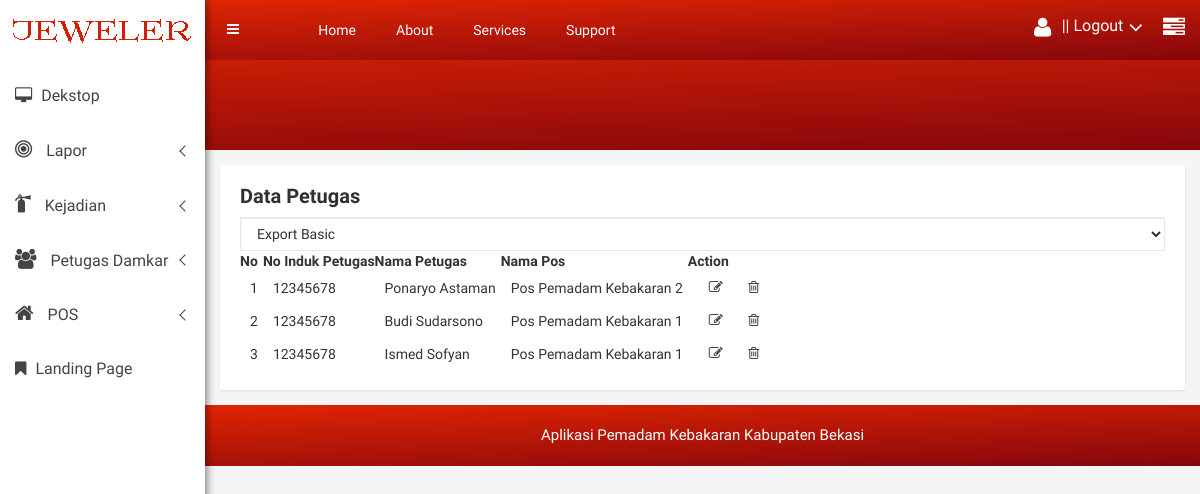
/data_petugas.php (signed in), run on an earlier commit of the app's database.
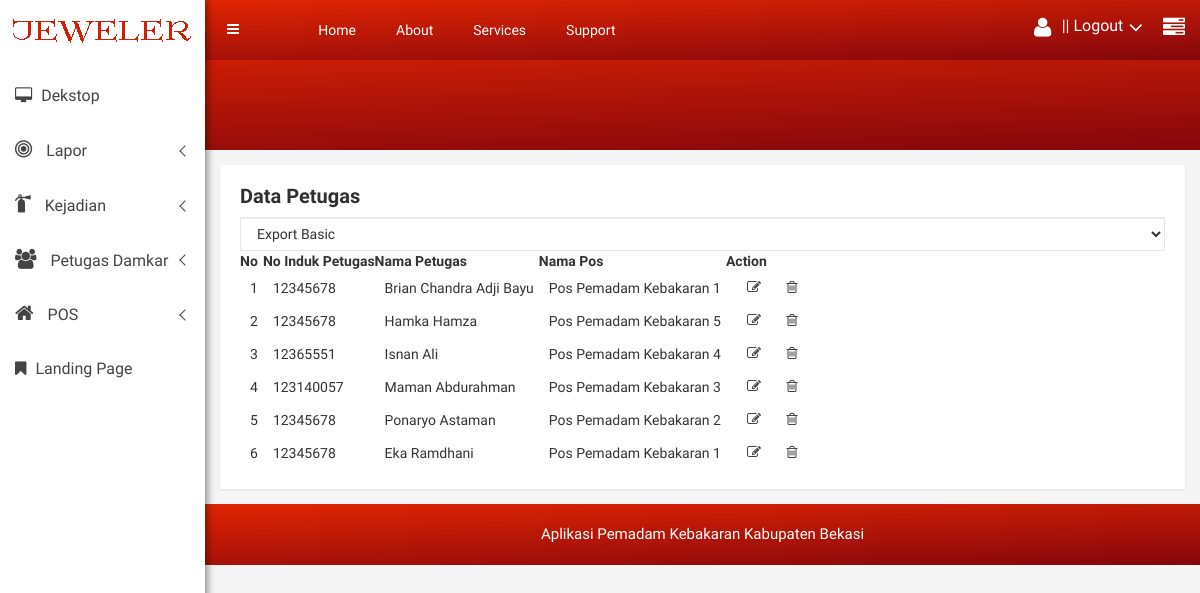
And on a later commit of the database.
### tables this page shows
CREATE TABLE `petugas` (
  `id_petugas` int(11) NOT NULL,
  `no_induk_pegawai` varchar(20) NOT NULL,
  `nama_petugas` varchar(25) NOT NULL,
  `id_pos` varchar(15) NOT NULL
);

CREATE TABLE `pos` (
  `id_pos` int(11) NOT NULL,
  `nama_pos` varchar(25) NOT NULL,
  `alamat_pos` varchar(255) NOT NULL,
  `longitude_pos` double NOT NULL,
  `latitude_pos` double NOT NULL
);

### web/data_petugas.php (the view, shortened to what this page needs)
<?php
$kon = koneksi_db();
$query = mysqli_query($kon, "SELECT petugas.*,pos.nama_pos FROM `petugas` INNER JOIN pos ON petugas.id_pos = pos.id_pos
ORDER BY petugas.`id_petugas`  DESC");
include '../templeting/headerhtml.php';
include '../templeting/content.php';
include '../templeting/logo.php';
include '../templeting/contenthtml.php';
?>
<div class="data-table-area mg-tb-15">
    <div class="container-fluid">
        <div class="row">
            <div class="col-lg-12 col-md-12 col-sm-12 col-xs-12">
                <div class="sparkline13-list">
                    <div class="sparkline13-hd">
                        <div class="main-sparkline13-hd">
                            <h1><span class="table-project-n">Data</span> Petugas</h1>
                        </div>
                    </div>
                    <div class="sparkline13-graph">
                        <div class="datatable-dashv1-list custom-datatable-overright">
                            <div id="toolbar">
                                <select class="form-control">
                                    <option value="">Export Basic</option>
                                </select>
                            </div>
                            <table id="table" data-toggle="table" data-pagination="true" data-search="true" data-show-columns="true" data-show-pagination-switch="true" data-show-refresh="true" data-key-events="true" data-show-toggle="true" data-resizable="true" data-cookie="true"
                                   data-cookie-id-table="saveId" data-show-export="true" data-click-to-select="true" data-toolbar="#toolbar">
                                <thead>
                                    <tr>
                                        <th data-field="id">No</th>
                                        <th data-field="company" data-editable="true">No Induk Petugas</th>
                                        <th data-field="price" data-editable="true">Nama Petugas</th>
                                        <th data-field="date" data-editable="true">Nama Pos</th>
                                        <th data-field="action">Action</th>
                                    </tr>
                                </thead>
                                <tbody>
                                    <?php
                                    $no = 1;
                                    while ($result = mysqli_fetch_object($query)) {
                                        ?>
                                        <tr>
                                            <td><?php echo $no++; ?></td>
                                            <td><?php echo $result->no_induk_pegawai ?></td>
                                            <td><?php echo $result->nama_petugas ?></td>
                                            <td><?php echo $result->nama_pos ?></td>
                                            <td>
                                                <a href="petugas_ubah.php?id=<?= $result->id_petugas; ?>"
                                                   class="btn btn-outline-primary btn-sm mg-r-5"><div><i class="fa fa-edit"></i></div></a>
                                                <a href="../petugas/petugas_hapus.php?id=<?= $result->id_petugas; ?>"
                                                   onclick="return confirm('Anda yakin akan menghapus <?php echo $result->nama_petugas ?>?')"
                                                   class="btn btn-outline-danger btn-sm mg-r-5"><div><i class="fa fa-trash-o"></i></div></a>
                                            </td>
                                        </tr>
                                        <?php
                                    }
                                    ?>
                                </tbody>
                            </table>
                        </div>
                    </div>
                </div>
            </div>
        </div>
    </div>
</div>
<?php
include '../templeting/footer.php';
include '../templeting/footerhtml.php';
?>

What changed in the data, as far as the page shows it:
removed petugas: no_induk_pegawai "12345678", nama_petugas "Ismed Sofyan", id_pos.nama_pos "Pos Pemadam Kebakaran 1"
added petugas: no_induk_pegawai "12345678", nama_petugas "Brian Chandra Adji Bayu", id_pos.nama_pos "Pos Pemadam Kebakaran 1"
added petugas: no_induk_pegawai "12345678", nama_petugas "Hamka Hamza", id_pos.nama_pos "Pos Pemadam Kebakaran 5"
added petugas: no_induk_pegawai "12365551", nama_petugas "Isnan Ali", id_pos.nama_pos "Pos Pemadam Kebakaran 4"
added petugas: no_induk_pegawai "123140057", nama_petugas "Maman Abdurahman", id_pos.nama_pos "Pos Pemadam Kebakaran 3"
changed petugas: nama_petugas "Budi Sudarsono" → "Eka Ramdhani"
